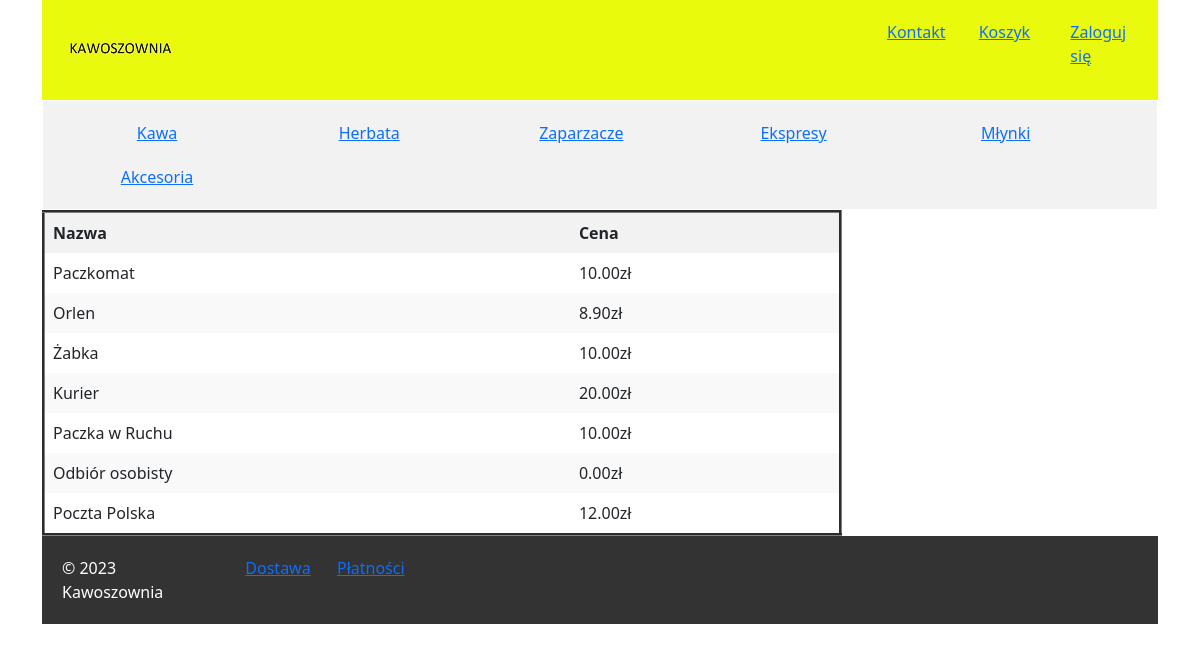
The app's page /delivery/ with its own data.
### mysite/models.py (models this page shows, shortened)
class Category(models.Model):
    name = models.CharField('Nazwa', max_length=50, unique=True)
    def __str__(self):
        return f'{self.name}'

class Delivery(models.Model):
    name = models.CharField('Nazwa', max_length=50, unique=True)
    price = models.FloatField('Cena', validators=[MinValueValidator(0)])

### mysite/views/delivery.py (the view)
class DeliveryPageView(ListView):
    model = Delivery
    template_name = 'mysite/delivery/delivery_list.html'

### mysite/context_processors.py (called while the page is built)
def categories(request):
    return {
        'categories': Category.objects.all()
    }

### mysite/templates/mysite/delivery/delivery_list.html (shortened to what this page needs)
{% extends 'base.html' %}
{% block content %}
<table border="3px">
    <thead>
        <tr>
            <th>
                Nazwa
            </th>
            <th>
                Cena
            </th>
        </tr>
    </thead>
    <tbody>
        {% for delivery in delivery_list %}
            <tr>
                {% if user.is_superuser %}
                    <td>
                        <a href="/delivery/{{delivery.id}}/">{{delivery}}</a>
                    </td>
                    <td>
                        <a href="/delivery/{{delivery.id}}/update/">Edytuj </a>
                        <a href="/delivery/{{delivery.id}}/delete/">Usuń </a>
                    </td>
                {% else %}
                    <td>
                        {{delivery.name}}
                    </td>
                {% endif %}
                <td>
                    {{delivery.price|floatformat:2}}zł
                </td>
            </tr>
        {% endfor %}
    </tbody>
</table>
{% endblock %}

### ecommerce/templates/base.html (shortened to what this page needs)
{% load static %}
<!DOCTYPE html>
<html>
  <head>
    <link rel="stylesheet" href="{% static 'assets/css/style.css' %}">
    <link href="https://cdn.jsdelivr.net/npm/bootstrap@5.2.3/dist/css/bootstrap.min.css" rel="stylesheet">
  </head>
  <body class="container">
    <header>
      <div class="row">
        <div class="col">
          <a href="/"><img src="{% static 'assets/img/Logo.jpg' %}"></a>
        </div>
        <div class="col-1">
          <a href="/contact/"> Kontakt </a>
        </div>
        <div class="col-1">
          <a href="/order_detail/"> Koszyk </a>
        </div>
        <div class="col-1">
          {% if user.is_authenticated %}
            <div>
              <a href="/accounts/logout/"> Wyloguj się </a>
            </div>
          {% else %}
            <div>
              <a href="/accounts/login/"> Zaloguj się </a>
            </div>
          {% endif %}
        </div>
    </header>
    <nav>
      <ul>
        {% for category in categories %}
          <li class="text-center" style="width: 208px;"><a href="/?category={{category.id}}"> {{category}} </a></li>
        {% endfor %}
      </ul>
    </nav>
    {% block content %}{% endblock %}
    <footer>
      <div class="row">
        <div class="col-2">
          &copy; 2023 Kawoszownia
        </div>
        <div class="col-1">
          <a href="/delivery/"> Dostawa </a>
        </div>
        <div class="col-1">
          <a href="/payment/"> Płatności </a>
        </div>
      </div>
    </footer>
  </body>
</html>

### ecommerce/static/assets/css/style.css (style rules this page uses)
header { background-color: rgb(234, 250, 13); color: #ccc; padding: 20px; }
nav { background-color: #f2f2f2; border: 1px solid white; padding: 10px; }
nav ul { list-style-type: none; margin: 0; padding: 0; }
nav li { display: inline-block; }
nav a { display: block; padding: 10px; }
footer { background-color: #333; color: white; padding: 20px; }
table { border-collapse: collapse; width: 100%; max-width: 800px; }
th, td { border: 1px solid #ddd; padding: 8px; text-align: left; }
th { background-color: #f2f2f2; font-weight: bold; }
tr:nth-child(even) { background-color: #f9f9f9; }

### records on screen
Category: name "Kawa"
Category: name "Herbata"
Category: name "Zaparzacze"
Category: name "Ekspresy"
Category: name "Młynki"
Category: name "Akcesoria"
Delivery: name "Paczkomat", price "10.00"
Delivery: name "Orlen", price "8.90"
Delivery: name "Żabka", price "10.00"
Delivery: name "Kurier", price "20.00"
Delivery: name "Paczka w Ruchu", price "10.00"
Delivery: name "Odbiór osobisty", price "0.00"
Delivery: name "Poczta Polska", price "12.00"
